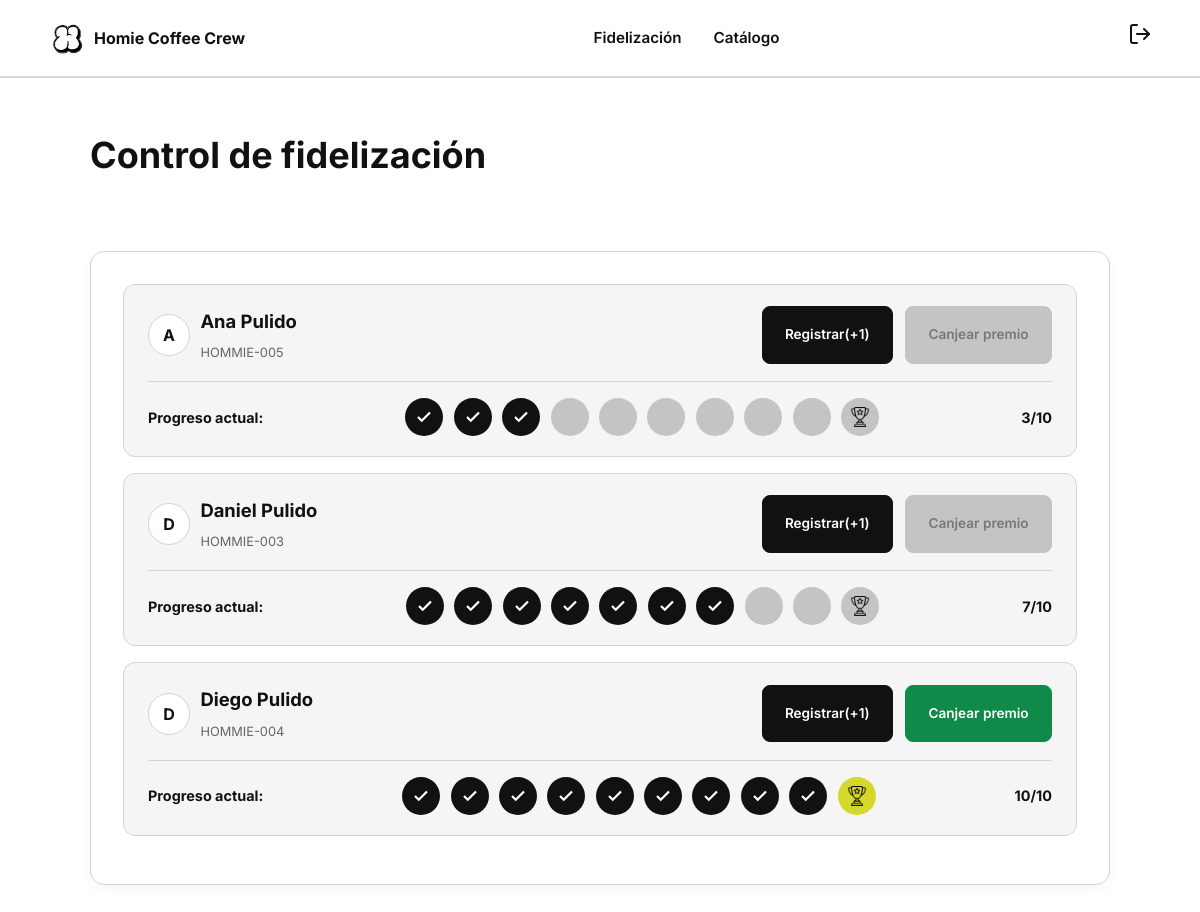
The page /admin/fidelizacion.php (signed in) on the database its author committed.
### tables this page shows
CREATE TABLE usuarios (
    id_usuario INT AUTO_INCREMENT PRIMARY KEY,
    nombre VARCHAR(100) NOT NULL,
    correo VARCHAR(120) NOT NULL UNIQUE,
    password VARCHAR(255) NOT NULL,
    rol ENUM('cliente', 'barista', 'admin') NOT NULL DEFAULT 'cliente',
    sellos_actuales INT NOT NULL DEFAULT 0,
    fecha_registro DATETIME NOT NULL DEFAULT CURRENT_TIMESTAMP
);

### includes/funciones.php (called while the page is built, shortened)
<?php
require_once __DIR__ . '/database.php';
function obtener_conexion() {
    global $db;
    return $db;
}
function ejecutar_consulta($sql) {
    $db = obtener_conexion();
    return mysqli_query($db, $sql);
}
function obtener_clientes() {
    $sql = "SELECT id_usuario, nombre, correo, sellos_actuales
            FROM usuarios
            WHERE rol = 'cliente'
            ORDER BY nombre ASC;";
    return ejecutar_consulta($sql);
}
    ?>
    <?php
function escapar($valor) {
    return htmlspecialchars((string) $valor, ENT_QUOTES, 'UTF-8');
}
function normalizar_sellos($sellos) {
    return max(0, min(10, (int) $sellos));
}
function formatear_codigo_miembro($id_usuario) {
    return 'HOMMIE-' . str_pad((string) $id_usuario, 3, '0', STR_PAD_LEFT);
}

### admin/fidelizacion.php (the view, shortened to what this page needs)
<?php
require_once __DIR__ . '/../includes/funciones.php';
$resultado_clientes = obtener_clientes();
?>
<!DOCTYPE html>
<html lang="es">
<head>
    <link rel="stylesheet" href="../css/styles.css">
</head>
<body>
    <header>
        <nav>
            <a href="fidelizacion.php" class="nombre-y-logo">
                <img src="../img/homie_logo.png" alt="Logo Homie Coffee Crew">
                <span class="nombre-marca">Homie Coffee Crew</span>
            </a>
            <div class="menu-links">
                <a href="fidelizacion.php" class="activo">Fidelización</a>
                <a href="catalogo.php">Catálogo</a>
            </div>
            <div class="auth-buttons">
                <a href="../login.php?cerrar_sesion=1" aria-label="Cerrar sesión" title="Cerrar sesión">
                    <svg width="24" height="24" viewBox="0 0 24 24" fill="none" stroke="currentColor" stroke-width="2" stroke-linecap="round" stroke-linejoin="round">
                        <path d="M9 21H5a2 2 0 0 1-2-2V5a2 2 0 0 1 2-2h4"></path>
                        <polyline points="16 17 21 12 16 7"></polyline>
                        <line x1="21" y1="12" x2="9" y2="12"></line>
                    </svg>
                </a>
            </div>
        </nav>
    </header>
    <main id="fidelizacion" class="contenedor">
        <h1>Control de fidelización</h1>
        <section class="panel-admin">
            <div class="columna-de-elementos">
                <?php if (!$resultado_clientes): ?>
                    <p class="mensaje-error" role="alert">No fue posible cargar los clientes.</p>
                <?php elseif (mysqli_num_rows($resultado_clientes) === 0): ?>
                    <p>No hay clientes registrados.</p>
                <?php else: ?>
                    <?php while ($cliente = mysqli_fetch_assoc($resultado_clientes)): ?>
                        <?php $sellos = normalizar_sellos($cliente['sellos_actuales']); ?>
                        <article class="card-cliente">
                            <div class="fila-flexible">
                                <div class="fila-flexible">
                                    <span class="avatar-inicial"><?= escapar(mb_strtoupper(mb_substr($cliente['nombre'], 0, 1, 'UTF-8'), 'UTF-8')) ?></span>
                                    <div>
                                        <h3><?= escapar($cliente['nombre']) ?></h3>
                                        <span class="codigo-cliente"><?= escapar(formatear_codigo_miembro($cliente['id_usuario'])) ?></span>
                                    </div>
                                </div>
                                <form action="fidelizacion.php" method="post" class="cliente-acciones">
                                    <button type="submit" name="accion" value="sumar" class="btn btn-solid"<?= $sellos >= 10 ? ' disabled' : '' ?>>Registrar(+1)</button>
                                    <button type="submit" name="accion" value="canjear" class="btn btn-canjear<?= $sellos >= 10 ? ' disponible' : '' ?>"<?= $sellos < 10 ? ' disabled' : '' ?>>Canjear premio</button>
                                </form>
                            </div>
                            <hr>
                            <div class="cliente-progreso">
                                <span class="label-progreso">Progreso actual:</span>
                                <div class="fila-flexible">
                                    <?php for ($i = 0; $i < 9; $i++): ?>
                                        <span class="sello-mini<?= $i < $sellos ? ' activo' : '' ?>">
                                            <?php if ($i < $sellos): ?>
                                                <svg viewBox="0 0 24 24" fill="none" stroke="currentColor" stroke-width="3"><polyline points="20 6 9 17 4 12"></polyline></svg>
                                            <?php endif; ?>
                                        </span>
                                    <?php endfor; ?>
                                    <span class="sello-mini premio<?= $sellos >= 10 ? ' listo' : '' ?>"><img src="../img/trofeo.png" alt="Premio"></span>
                                </div>
                                <span class="conteo-sellos"><?= $sellos ?>/10</span>
                            </div>
                        </article>
                    <?php endwhile; ?>
                <?php endif; ?>
            </div>
        </section>
    </main>
</body>
</html>

### css/styles.css (style rules this page uses)
:root { --negro: #111111; --blanco: #FFFFFF; --mostaza: #FCE19B; --crema-fondo: #FDF5EE; --crema-tarjeta: #FDF6EE; --borde-cafe: #A4622D; --naranja-badge: #D97324; --gris-texto: #666666; --gradiente-match: linear-gradient(90deg, #B5D0F5 0%, #FDE39C 100%); --fuente-principal: 'Inter', sans-serif; --fuente-marca: 'Caveat', cursive; }
* { margin:0; padding:0; }
html { box-sizing: border-box; scroll-behavior: smooth; color: var(--negro); font-family: var(--fuente-principal); font-size: 16px; line-height: 1.75; }
*, *::before, *::after { box-sizing: inherit; }
h1,h2,h3,.nombre-marca { font-weight: 700; }
h1 { font-size: 2.25rem; }
h3 { font-size: 1.15rem; }
main { display: flex; flex-direction: column; gap: 4rem; }
section { display: flex; flex-direction: column; gap: 2rem; width: 85%; margin-inline: auto; }
img, iframe { max-width: 100%; }
a { color: inherit; text-decoration: none; }
button { font: inherit; color: inherit; background: transparent; border: 0; cursor: pointer; }
button, a { transition: 0.3s; }
nav { padding: 0 3rem; display: flex; align-items: center; justify-content: space-between; height: 76px; box-shadow: 0 2px 0px rgba(0, 0, 0, 0.15); }
nav img { height: 38px; width: auto; }
.nombre-y-logo { display: flex; gap: 0.5rem; align-items: center; }
.menu-links { display: flex; gap: 2rem; font-size: 0.95rem; font-weight: 600; text-align: center; }
.auth-buttons { display: flex; align-items: center; gap: 0.75rem; }
.btn { display: inline-flex; align-items: center; justify-content: center; padding: 1rem 1.4rem; border-radius: 8px; font-size: 0.85rem; font-weight: 600; cursor: pointer; border: 1.5px solid var(--negro); }
.btn-solid { background-color: var(--negro); color: var(--blanco); }
.btn-canjear { background: #C4C4C4; border-color: #C4C4C4; color: #777777; cursor: not-allowed; }
.btn-canjear.disponible { background: #0F8A48; border-color: #0F8A48; color: var(--blanco); cursor: pointer; }
header { background-color: var(--blanco); position: sticky; top: 0; z-index: 100; }
.columna-de-elementos { display: flex; flex-direction: column; gap:1rem; }
.fila-flexible { display: flex; justify-content: space-between; align-items: center; gap: 0.65rem; flex-wrap: wrap; }
.fila-flexible img { width: 30% }
.contenedor { width: 85%; margin: 3rem 0; margin-inline:auto; }
#catalogo, #fidelizacion { margin-bottom: 3rem; }
.panel-admin { padding: 2rem; }
.card-cliente { background: #F5F5F5; border: 1px solid #D4D4D4; border-radius: 12px; padding: 1.25rem 1.5rem; }
.card-cliente hr { border: 0; border-top: 1px solid #D4D4D4; margin: 1rem 0; }
.avatar-inicial { width: 42px; height: 42px; border-radius: 50%; background: var(--blanco); border: 1px solid #D4D4D4; display: flex; align-items: center; justify-content: center; font-weight: 700; }
.codigo-cliente { font-size: 0.8rem; color: var(--gris-texto); }
.cliente-acciones { display: flex; gap: 0.75rem; }
.cliente-progreso { display: flex; align-items: center; justify-content: space-between; flex-wrap: wrap; gap: 1rem; }
.label-progreso, .conteo-sellos { font-weight: 700; font-size: 0.9rem; }
.sello-mini { width: 38px; height: 38px; border-radius: 50%; background: #C4C4C4; display: flex; align-items: center; justify-content: center; color: var(--blanco); }
.sello-mini.activo { background: var(--negro); }
.sello-mini svg { width: 18px; height: 18px; }
.sello-mini.premio img { width: 20px; height: 20px; }
.sello-mini.premio.listo { background: #D4D82A; }
.panel-tabs, .panel-admin { width: 100%; border: 1px solid #D4D4D4; border-radius: 14px; overflow: hidden; background: var(--blanco); box-shadow: 0 4px 16px rgba(0, 0, 0, 0.04); padding-bottom: 3rem;; }

### rows shown on the page
usuarios: nombre "A", nombre "Ana Pulido", id_usuario "HOMMIE-005", sellos_actuales "3"
usuarios: nombre "D", nombre "Daniel Pulido", id_usuario "HOMMIE-003", sellos_actuales "7"
usuarios: nombre "D", nombre "Diego Pulido", id_usuario "HOMMIE-004", sellos_actuales "10"
